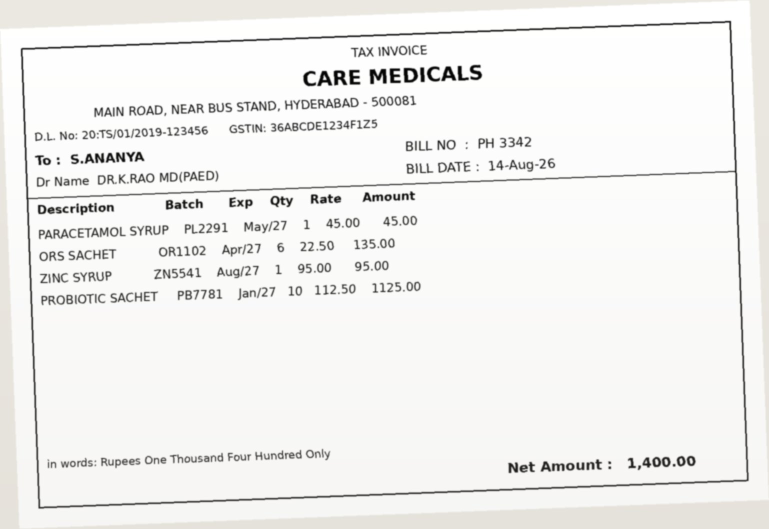
#> input picture backend/tests/fixtures/pharmacy_photo.jpg, 1538 x 1058 px (shown at 1/2 size)
$ python -i ocr.py   (imports and definitions only)
#> lines starting #> are read from the running program, lines starting #| are printed output that depends on the picture
#> further down, picture is the input picture: PIL image 1538x1058 RGB; mean R, G, B 240.7, 240.3, 238.5
"""Offline text extraction and bill/document understanding. Nothing leaves the server.

Text PDFs are read directly (exact); scans and photos go through Tesseract OCR.
Parsing is heuristic: every extracted value is shown to the person for review before use.
"""
from __future__ import annotations

import difflib
import io
import re
import shutil
import subprocess
from datetime import date

import pdfplumber
from PIL import Image, ImageOps

MAX_PAGES = 10
MONTHS = {m: i for i, m in enumerate(["jan", "feb", "mar", "apr", "may", "jun", "jul", "aug", "sep", "oct", "nov", "dec"], 1)}


class OCRUnavailable(RuntimeError):
    pass


def ocr_available() -> bool:
    return shutil.which("tesseract") is not None


def _prep(img: Image.Image) -> Image.Image:
    img = ImageOps.exif_transpose(img).convert("L")
    if img.width < 1800:                                    # small photos: upscale for better accuracy
        f = 1800 / img.width
#> f = 1.17
        img = img.resize((int(img.width * f), int(img.height * f)), Image.LANCZOS)
#> img: PIL image 1800x1238 L
    return ImageOps.autocontrast(img, cutoff=1)
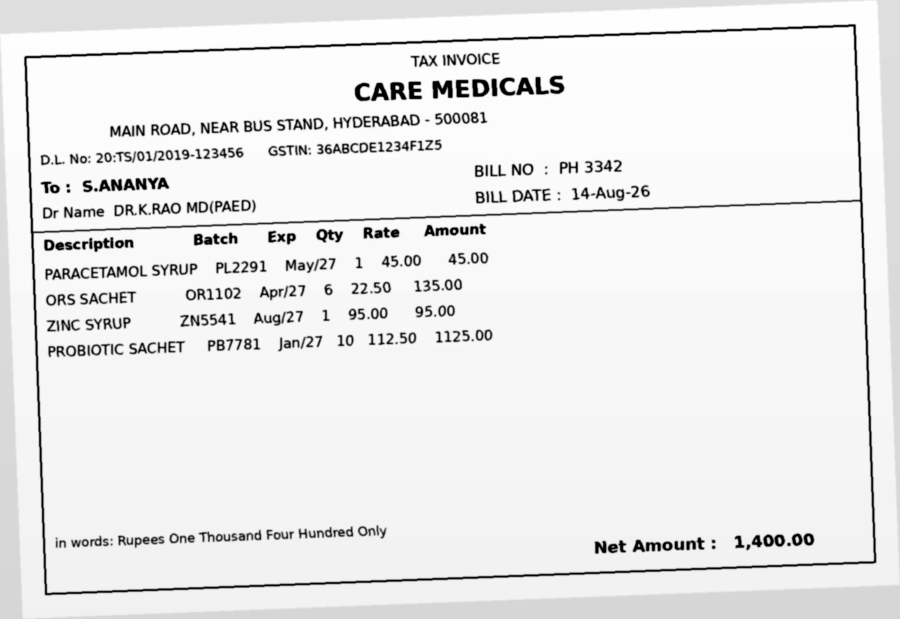
#> returned value: PIL image 1800x1238 L (shown at 1/2 size); min 0, max 254, mean 234.2


# [27 lines left out: functions ocr_image, extract_text, not called in this run]


# ------------------------------------------------------------------ parsing
AMOUNT_KEYS = ["net amount", "net payable", "bill amount", "grand total", "total amount", "amount payable",
               "amount paid", "total payable", "total"]
NUM = r"(\d{1,3}(?:,\d{2,3})+(?:\.\d{1,2})?|\d+(?:\.\d{1,2})?)"


# [56 lines left out: functions _to_number, _parse_date, _find_date, _find_amount, _find_bill_no, not called in this run]


ISSUER_HINT = re.compile(r"(?i)hospital|medical|medicals|pharmacy|pharma|chemist|lab|diagnostic|clinic|nursing|health")
SKIP = re.compile(r"(?i)^(tax invoice|cash bill|invoice|bill|receipt|investigation bill|original|duplicate)\b")


# [40 lines left out: functions _find_issuer, _find_patient, bill_kind, parse_bill, not called in this run]


# ------------------------------------------------------------------ document classification
CATEGORIES = [  # (id, label, required for a reimbursement claim)
    ("claim_form", "Claim form", True),
    ("intimation", "Claim intimation", False),
    ("ecard", "Health e-card", True),
    ("id_proof", "Patient ID proof", True),
    ("discharge_summary", "Discharge summary", True),
    ("hospital_bill", "Hospital main bill / receipt", True),
    ("pharmacy_bill", "Pharmacy bills", False),
    ("lab_bill", "Investigation bills", False),
    ("investigation_report", "Investigation reports", False),
    ("prescription", "Prescriptions", False),
    ("cheque", "Cancelled cheque", True),
    ("other", "Other documents", False),
]
CATEGORY_IDS = [c[0] for c in CATEGORIES]

_RULES = [  # checked in order, first match wins
    ("claim_form", r"claim form|details of primary insured"),
    ("discharge_summary", r"discharge\s+summary|discharge\s+card"),
    ("intimation", r"intimation"),
    ("ecard", r"ma-?id|policy holder|primary member|medi assist"),
    ("cheque", r"\bifsc\b.*|or bearer|a/c\s*no|cheque|payable at par"),
    ("id_proof", r"aadhaar|unique identification|income tax department|permanent account number|voter|passport"),
    ("investigation_report", r"normal range|reference range|department of laboratory|result\s+unit"),
    ("lab_bill", r"investigation bill|lab(oratory)? bill"),
    ("pharmacy_bill", r"tax invoice|pharma|chemist|batch|exp\.?\s*dt"),
    ("hospital_bill", r"cash bill|final bill|room|ward charges|consultation fee"),
    ("prescription", r"\brx\b|prescription|valid till|temp\b"),
]


# [31 lines left out: functions classify, name_check, not called in this run]

>>> from PIL import Image
>>> picture = Image.open('../tests/fixtures/pharmacy_photo.jpg')
>>> result = _prep(picture)

$ run again, on backend/tests/fixtures/pharmacy_scan.png
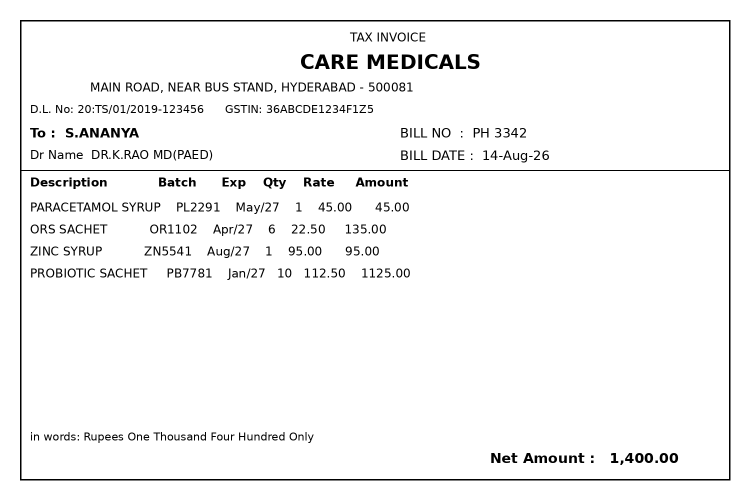
#> input picture backend/tests/fixtures/pharmacy_scan.png, 1500 x 1000 px (shown at 1/2 size)
#> picture is the input picture: PIL image 1500x1000 RGB; min 0, max 255, mean 245.4
#> in _prep, `img = img.resize((int(img.width * f), int(img.height * f)), Image.LANC..`:
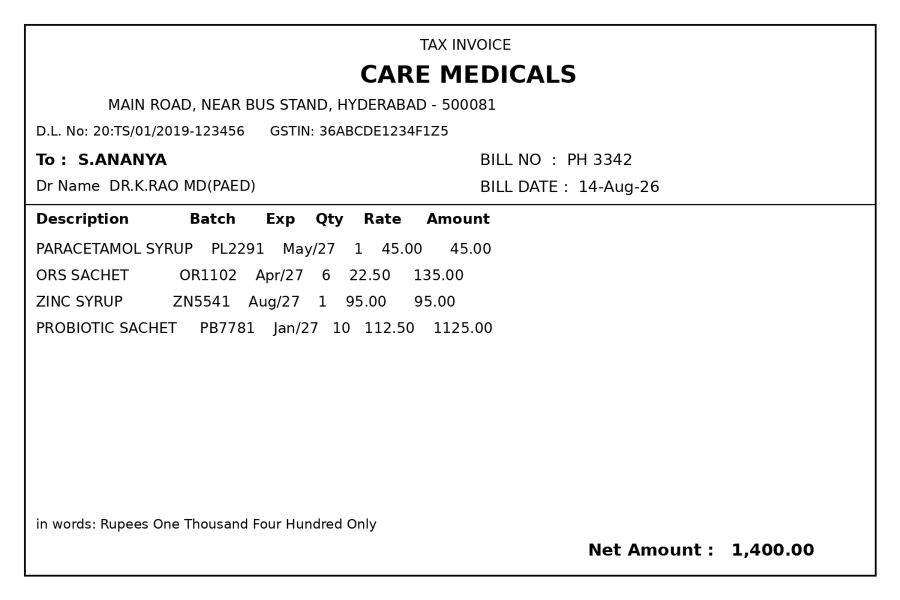
#> img: PIL image 1800x1200 L (shown at 1/2 size); min 0, max 255, mean 245.3
